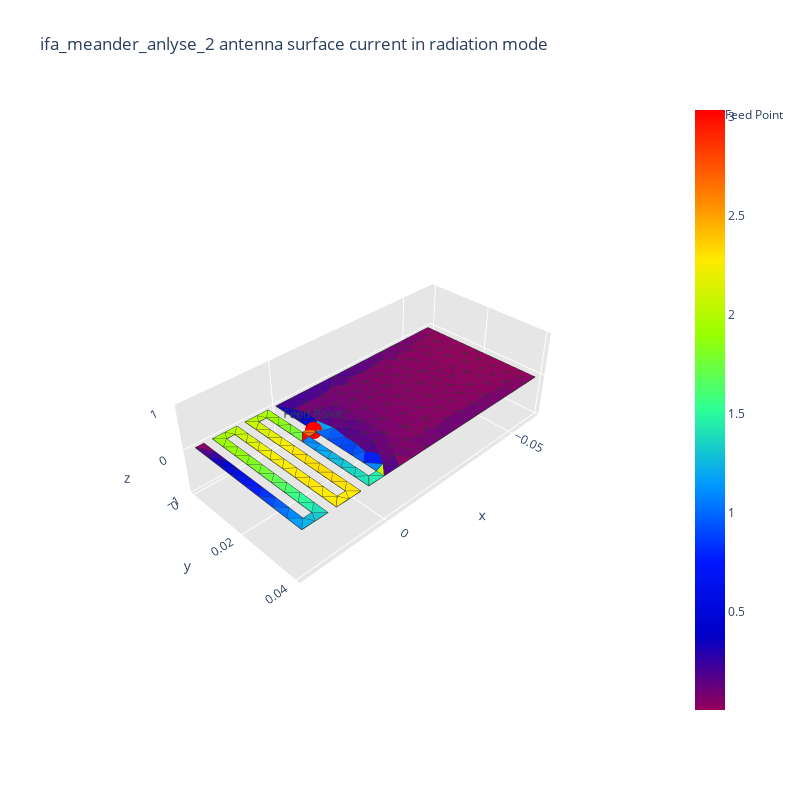
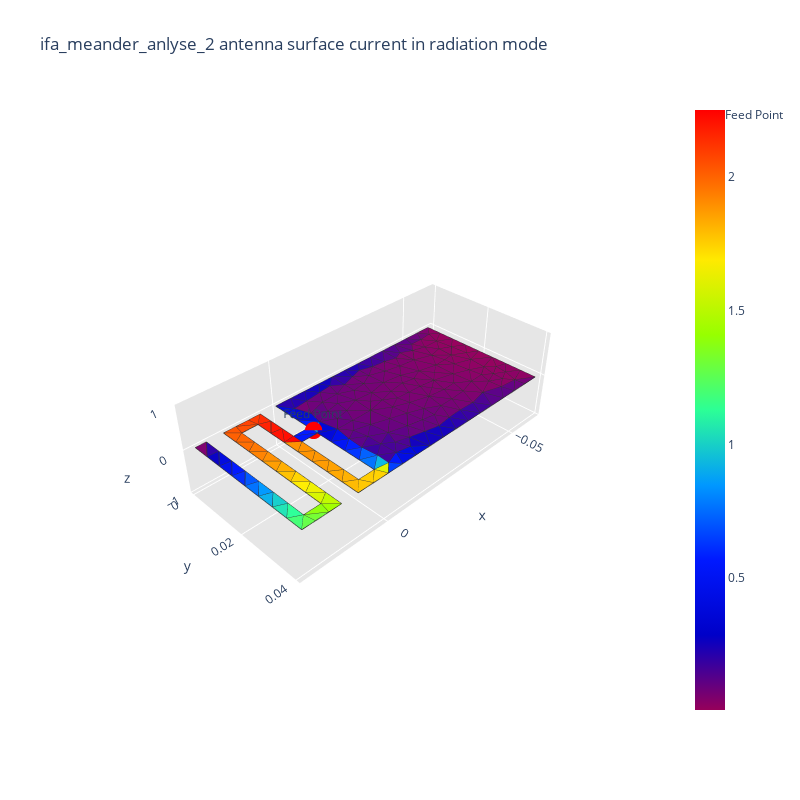
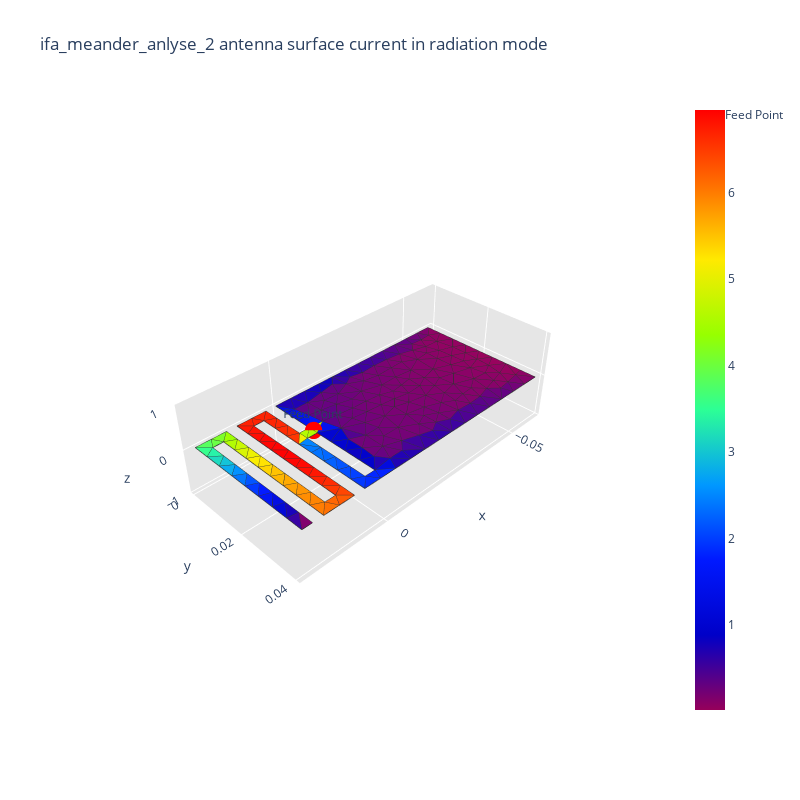
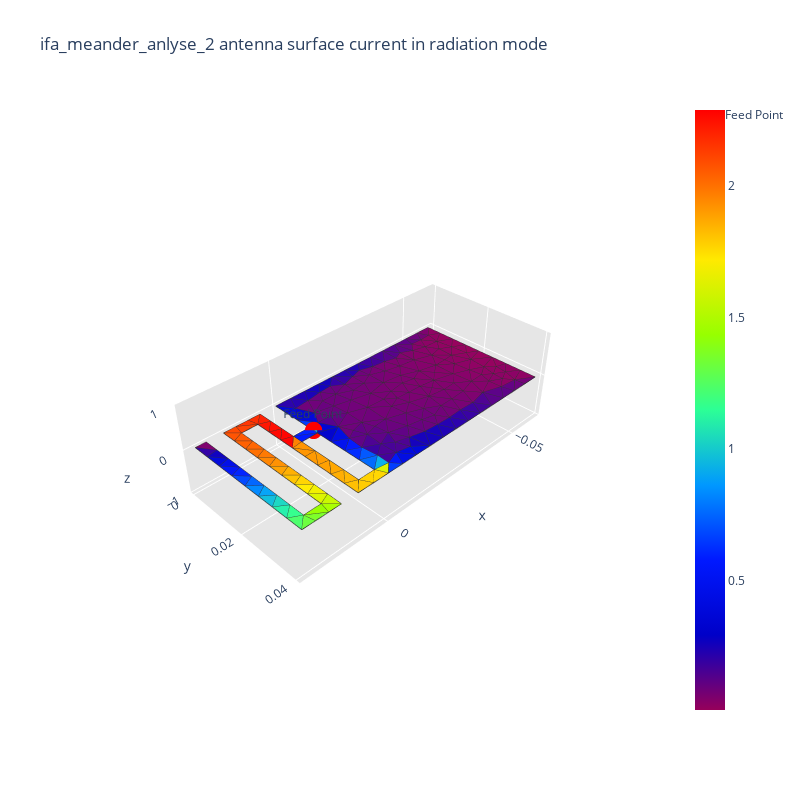

These figures' notebook cell, in order:
### Code cell
iteration = 1
max_iter = 12
N_list = []
frequences_resonance = []
Accuracy = 0.01
while iteration <= max_iter:
    try:
        print(f"\nIteration N°{iteration}")
        print(f"distance meandres = {distance_meandre * 1000} mm")
        print(f"Largeur de piste ifa = {largeur_piste * 1000} mm")
        print(f"position feed = {feed * 1000} mm\n")
        N_list_elem, new_distance_meandre_elem = creation_ifa(a, b, largeur_piste, distance_meandre, x_t, y_t, save_mesh_folder, mesh_name)
        print(f"Number of meanders = {N_list_elem}")
        print(f"New distance meandres = {new_distance_meandre_elem * 1000} mm\n")
        N_list.append(N_list_elem)
        frequence_resonance, s11_db, R_res, X_res = simulate(frequencies, ifa_meander_mat, fC, feed_point)
        frequences_resonance.append(frequence_resonance)
        # plot(s11_db)
        plot_s11_curve(fLow, fHigh, nPoints, s11_db, fC)

        ratio = frequence_resonance / fC
        print(f"\nRatio = {ratio}\n")
        # distance_meandre = distance_meandre / ratio

        if (abs((fC - frequence_resonance)/fC) < Accuracy):
            min_index = np.argmin(s11_db)
            min_s11 = s11_db[min_index]
            s11_fc = s11_db[fc_index]
            """ print("\nRequired Accuracy is met!")
            break """
            if s11_fc < -10 or min_s11 < -20:
                print("\nRequired Accuracy is met!")
                break
            else:
                print("\nOn cherche le matching !!!")
                # feed          = feed * (R_res / 50)

                print(f"\nresultat X_res / 50 = {X_res / 50}")
                print(f"\nresultat R_res / 50 = {R_res / 50}")

                feed_adjustment_factor = max(abs(X_res), abs(R_res)) / 50

                if ratio == 1:
                    print("Meilleur resulat possible obtennue")
                    break

                feed = max(min(feed * ratio**2, b - 3 * largeur_piste / 2 - 0.5 / 1000), largeur_piste / 2)

                print(f"\nresultat feed = {feed*1000} mm")

                if feed == b - largeur_piste - 0.5 / 1000 or feed == largeur_piste / 2:
                    distance_meandre = distance_meandre / (ratio**2)
                    largeur_piste = largeur_piste / ratio**2

                feed_point       = [0, feed, 0]

        elif abs(frequence_resonance - fC) < 0.02 * fC:
            """ print(f"frequence_resonance {frequence_resonance} is not within 2% of fC {fC}")
            raise ValueError(f"frequence_resonance {frequence_resonance} is not within 2% of fC {fC}") """
            print(f"\nWe are within 2% of fc!\n")
            # largeur_piste = largeur_piste * ratio**1
            feed = max(min(feed * ratio**2, b - 3 * largeur_piste / 2 - 0.5 / 1000), largeur_piste / 2)

            if feed == b - largeur_piste - 0.5 / 1000 or feed == largeur_piste / 2:
                print("\nBord extreme atteint\n")
                distance_meandre = distance_meandre / (ratio**2)
                largeur_piste = largeur_piste / ratio**2
            
            feed_point       = [0, feed, 0]
        else:
            print(f"\nWe are FAR of fc!\n")
            distance_meandre = distance_meandre / (ratio**2)
            largeur_piste = largeur_piste / ratio**2

        """ largeur_piste = largeur_piste * ratio**2
        if largeur_piste < 0.5 / 1000:
            largeur_piste = 0.5 / 1000 """
        
        if (iteration == max_iter):
            print("Convergence non atteinte, nombre max d'itteration atteint ----> Meilleurs resultats")
        iteration += 1
    except ValueError as e:
        print(f"Error: {e}")

### Figure 1 — Plotly figure (JSON) as saved in the notebook; plotly's stock layout.template omitted (floating-point values rounded to 4 significant figures; data arrays with more than 128 entries replaced by an {"elided": "..."} marker saying what was removed)
{"data": [{"facecolor": {"elided": "347 str values"}, "i": {"elided": "347 int values"}, "j": {"elided": "347 int values"}, "k": {"elided": "347 int values"}, "name": "", "type": "mesh3d", "x": {"elided": "242 float values"}, "y": {"elided": "242 float values"}, "z": {"elided": "242 int values"}}, {"line": {"color": "rgb(50, 50, 50)", "width": 1.5}, "mode": "lines", "showlegend": false, "type": "scatter3d", "x": {"elided": "1735 float values"}, "y": {"elided": "1735 float values"}, "z": {"elided": "1735 int values"}}, {"hoverinfo": "none", "marker": {"color": [0.0038, 3.036], "colorscale": [[0, "rgb(150, 0, 90)"], [0.125, "rgb(0, 0, 200)"], [0.25, "rgb(0, 25, 255)"], [0.375, "rgb(0, 152, 255)"], [0.5, "rgb(44, 255, 150)"], [0.625, "rgb(151, 255, 0)"], [0.75, "rgb(255, 234, 0)"], [0.875, "rgb(255, 111, 0)"], [1, "rgb(255, 0, 0)"]], "showscale": true, "size": 0.1}, "mode": "markers", "showlegend": false, "type": "scatter3d", "x": [0], "y": [0.01625], "z": [0]}, {"marker": {"color": "red", "size": 6, "symbol": "circle"}, "mode": "markers+text", "name": "Feed Point", "text": ["Feed Point"], "textposition": "top center", "type": "scatter3d", "x": [0], "y": [0.015], "z": [0]}], "layout": {"height": 800, "scene": {"aspectratio": {"x": 1, "y": 0.4706, "z": 0.3}, "xaxis": {"backgroundcolor": "rgb(230, 230, 230)", "gridcolor": "rgb(255, 255, 255)", "showbackground": true, "zerolinecolor": "rgb(255, 255, 255)"}, "yaxis": {"backgroundcolor": "rgb(230, 230, 230)", "gridcolor": "rgb(255, 255, 255)", "showbackground": true, "zerolinecolor": "rgb(255, 255, 255)"}, "zaxis": {"backgroundcolor": "rgb(230, 230, 230)", "gridcolor": "rgb(255, 255, 255)", "showbackground": true, "zerolinecolor": "rgb(255, 255, 255)"}}, "title": {"text": "ifa_meander_anlyse_2 antenna surface current in radiation mode"}, "width": 800}}

### Figure 2 — Plotly figure (JSON) as saved in the notebook; plotly's stock layout.template omitted (floating-point values rounded to 4 significant figures; data arrays with more than 128 entries replaced by an {"elided": "..."} marker saying what was removed)
{"data": [{"facecolor": {"elided": "304 str values"}, "i": {"elided": "304 int values"}, "j": {"elided": "304 int values"}, "k": {"elided": "304 int values"}, "name": "", "type": "mesh3d", "x": {"elided": "200 float values"}, "y": {"elided": "200 float values"}, "z": {"elided": "200 int values"}}, {"line": {"color": "rgb(50, 50, 50)", "width": 1.5}, "mode": "lines", "showlegend": false, "type": "scatter3d", "x": {"elided": "1520 float values"}, "y": {"elided": "1520 float values"}, "z": {"elided": "1520 int values"}}, {"hoverinfo": "none", "marker": {"color": [0.006631, 2.251], "colorscale": [[0, "rgb(150, 0, 90)"], [0.125, "rgb(0, 0, 200)"], [0.25, "rgb(0, 25, 255)"], [0.375, "rgb(0, 152, 255)"], [0.5, "rgb(44, 255, 150)"], [0.625, "rgb(151, 255, 0)"], [0.75, "rgb(255, 234, 0)"], [0.875, "rgb(255, 111, 0)"], [1, "rgb(255, 0, 0)"]], "showscale": true, "size": 0.1}, "mode": "markers", "showlegend": false, "type": "scatter3d", "x": [0], "y": [0.01661], "z": [0]}, {"marker": {"color": "red", "size": 6, "symbol": "circle"}, "mode": "markers+text", "name": "Feed Point", "text": ["Feed Point"], "textposition": "top center", "type": "scatter3d", "x": [0], "y": [0.015], "z": [0]}], "layout": {"height": 800, "scene": {"aspectratio": {"x": 1, "y": 0.4706, "z": 0.3}, "xaxis": {"backgroundcolor": "rgb(230, 230, 230)", "gridcolor": "rgb(255, 255, 255)", "showbackground": true, "zerolinecolor": "rgb(255, 255, 255)"}, "yaxis": {"backgroundcolor": "rgb(230, 230, 230)", "gridcolor": "rgb(255, 255, 255)", "showbackground": true, "zerolinecolor": "rgb(255, 255, 255)"}, "zaxis": {"backgroundcolor": "rgb(230, 230, 230)", "gridcolor": "rgb(255, 255, 255)", "showbackground": true, "zerolinecolor": "rgb(255, 255, 255)"}}, "title": {"text": "ifa_meander_anlyse_2 antenna surface current in radiation mode"}, "width": 800}}

### Figure 3 — Plotly figure (JSON) as saved in the notebook; plotly's stock layout.template omitted (floating-point values rounded to 4 significant figures; data arrays with more than 128 entries replaced by an {"elided": "..."} marker saying what was removed)
{"data": [{"facecolor": {"elided": "324 str values"}, "i": {"elided": "324 int values"}, "j": {"elided": "324 int values"}, "k": {"elided": "324 int values"}, "name": "", "type": "mesh3d", "x": {"elided": "220 float values"}, "y": {"elided": "220 float values"}, "z": {"elided": "220 int values"}}, {"line": {"color": "rgb(50, 50, 50)", "width": 1.5}, "mode": "lines", "showlegend": false, "type": "scatter3d", "x": {"elided": "1620 float values"}, "y": {"elided": "1620 float values"}, "z": {"elided": "1620 int values"}}, {"hoverinfo": "none", "marker": {"color": [0.01392, 6.955], "colorscale": [[0, "rgb(150, 0, 90)"], [0.125, "rgb(0, 0, 200)"], [0.25, "rgb(0, 25, 255)"], [0.375, "rgb(0, 152, 255)"], [0.5, "rgb(44, 255, 150)"], [0.625, "rgb(151, 255, 0)"], [0.75, "rgb(255, 234, 0)"], [0.875, "rgb(255, 111, 0)"], [1, "rgb(255, 0, 0)"]], "showscale": true, "size": 0.1}, "mode": "markers", "showlegend": false, "type": "scatter3d", "x": [0], "y": [0.0165], "z": [0]}, {"marker": {"color": "red", "size": 6, "symbol": "circle"}, "mode": "markers+text", "name": "Feed Point", "text": ["Feed Point"], "textposition": "top center", "type": "scatter3d", "x": [0], "y": [0.015], "z": [0]}], "layout": {"height": 800, "scene": {"aspectratio": {"x": 1, "y": 0.4706, "z": 0.3}, "xaxis": {"backgroundcolor": "rgb(230, 230, 230)", "gridcolor": "rgb(255, 255, 255)", "showbackground": true, "zerolinecolor": "rgb(255, 255, 255)"}, "yaxis": {"backgroundcolor": "rgb(230, 230, 230)", "gridcolor": "rgb(255, 255, 255)", "showbackground": true, "zerolinecolor": "rgb(255, 255, 255)"}, "zaxis": {"backgroundcolor": "rgb(230, 230, 230)", "gridcolor": "rgb(255, 255, 255)", "showbackground": true, "zerolinecolor": "rgb(255, 255, 255)"}}, "title": {"text": "ifa_meander_anlyse_2 antenna surface current in radiation mode"}, "width": 800}}

### Figure 4 — Plotly figure (JSON) as saved in the notebook; plotly's stock layout.template omitted (floating-point values rounded to 4 significant figures; data arrays with more than 128 entries replaced by an {"elided": "..."} marker saying what was removed)
{"data": [{"facecolor": {"elided": "304 str values"}, "i": {"elided": "304 int values"}, "j": {"elided": "304 int values"}, "k": {"elided": "304 int values"}, "name": "", "type": "mesh3d", "x": {"elided": "202 float values"}, "y": {"elided": "202 float values"}, "z": {"elided": "202 int values"}}, {"line": {"color": "rgb(50, 50, 50)", "width": 1.5}, "mode": "lines", "showlegend": false, "type": "scatter3d", "x": {"elided": "1520 float values"}, "y": {"elided": "1520 float values"}, "z": {"elided": "1520 int values"}}, {"hoverinfo": "none", "marker": {"color": [0.006621, 2.289], "colorscale": [[0, "rgb(150, 0, 90)"], [0.125, "rgb(0, 0, 200)"], [0.25, "rgb(0, 25, 255)"], [0.375, "rgb(0, 152, 255)"], [0.5, "rgb(44, 255, 150)"], [0.625, "rgb(151, 255, 0)"], [0.75, "rgb(255, 234, 0)"], [0.875, "rgb(255, 111, 0)"], [1, "rgb(255, 0, 0)"]], "showscale": true, "size": 0.1}, "mode": "markers", "showlegend": false, "type": "scatter3d", "x": [0], "y": [0.01659], "z": [0]}, {"marker": {"color": "red", "size": 6, "symbol": "circle"}, "mode": "markers+text", "name": "Feed Point", "text": ["Feed Point"], "textposition": "top center", "type": "scatter3d", "x": [0], "y": [0.015], "z": [0]}], "layout": {"height": 800, "scene": {"aspectratio": {"x": 1, "y": 0.4706, "z": 0.3}, "xaxis": {"backgroundcolor": "rgb(230, 230, 230)", "gridcolor": "rgb(255, 255, 255)", "showbackground": true, "zerolinecolor": "rgb(255, 255, 255)"}, "yaxis": {"backgroundcolor": "rgb(230, 230, 230)", "gridcolor": "rgb(255, 255, 255)", "showbackground": true, "zerolinecolor": "rgb(255, 255, 255)"}, "zaxis": {"backgroundcolor": "rgb(230, 230, 230)", "gridcolor": "rgb(255, 255, 255)", "showbackground": true, "zerolinecolor": "rgb(255, 255, 255)"}}, "title": {"text": "ifa_meander_anlyse_2 antenna surface current in radiation mode"}, "width": 800}}
